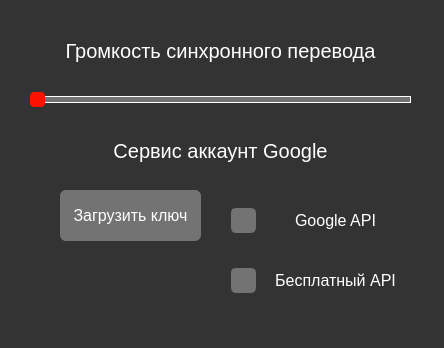
<?xml version="1.0" encoding="UTF-8"?>
<ui version="4.0">
 <class>SettingsWindow</class>
 <widget class="QDialog" name="SettingsWindow">
  <property name="geometry">
   <rect>
    <x>0</x>
    <y>0</y>
    <width>444</width>
    <height>348</height>
   </rect>
  </property>
  <property name="windowTitle">
   <string>Настройки</string>
  </property>
  <property name="styleSheet">
   <string notr="true">background-color: #333333;</string>
  </property>
  <widget class="QLabel" name="label_2">
   <property name="geometry">
    <rect>
     <x>40</x>
     <y>20</y>
     <width>361</width>
     <height>61</height>
    </rect>
   </property>
   <property name="styleSheet">
    <string notr="true">background-color: #333333;
color: #ffffff;
font-size: 20px;</string>
   </property>
   <property name="text">
    <string>Громкость синхронного перевода</string>
   </property>
   <property name="alignment">
    <set>Qt::AlignCenter</set>
   </property>
  </widget>
  <widget class="QSlider" name="transslider">
   <property name="geometry">
    <rect>
     <x>30</x>
     <y>90</y>
     <width>381</width>
     <height>20</height>
    </rect>
   </property>
   <property name="styleSheet">
    <string notr="true">QSlider {
min-height: 20px;
max-height: 20px;
}
QSlider::handle:horizontal {
  background-color: #ff1100;
  border-radius: 4px;
}
QSlider::add-page:horizontal {
  border: 1px solid #ffffff;
  background-color: #737373;
}
QSlider::sub-page:horizontal {
  border: 1px solid #ffffff;
  background-color: #cc0818;
}
</string>
   </property>
   <property name="orientation">
    <enum>Qt::Horizontal</enum>
   </property>
  </widget>
  <widget class="QLabel" name="label_3">
   <property name="geometry">
    <rect>
     <x>40</x>
     <y>130</y>
     <width>361</width>
     <height>41</height>
    </rect>
   </property>
   <property name="styleSheet">
    <string notr="true">background-color: #333333;
color: #ffffff;
font-size: 20px;</string>
   </property>
   <property name="text">
    <string>Сервис аккаунт Google</string>
   </property>
   <property name="alignment">
    <set>Qt::AlignCenter</set>
   </property>
  </widget>
  <widget class="QPushButton" name="serviceaccbutt">
   <property name="geometry">
    <rect>
     <x>60</x>
     <y>190</y>
     <width>141</width>
     <height>51</height>
    </rect>
   </property>
   <property name="palette">
    <palette>
     <active>
      <colorrole role="WindowText">
       <brush brushstyle="SolidPattern">
        <color alpha="255">
         <red>255</red>
         <green>255</green>
         <blue>255</blue>
        </color>
       </brush>
      </colorrole>
      <colorrole role="Button">
       <brush brushstyle="SolidPattern">
        <color alpha="255">
         <red>115</red>
         <green>115</green>
         <blue>115</blue>
        </color>
       </brush>
      </colorrole>
      <colorrole role="Text">
       <brush brushstyle="SolidPattern">
        <color alpha="255">
         <red>255</red>
         <green>255</green>
         <blue>255</blue>
        </color>
       </brush>
      </colorrole>
      <colorrole role="ButtonText">
       <brush brushstyle="SolidPattern">
        <color alpha="255">
         <red>255</red>
         <green>255</green>
         <blue>255</blue>
        </color>
       </brush>
      </colorrole>
      <colorrole role="Base">
       <brush brushstyle="SolidPattern">
        <color alpha="255">
         <red>115</red>
         <green>115</green>
         <blue>115</blue>
        </color>
       </brush>
      </colorrole>
      <colorrole role="Window">
       <brush brushstyle="SolidPattern">
        <color alpha="255">
         <red>115</red>
         <green>115</green>
         <blue>115</blue>
        </color>
       </brush>
      </colorrole>
      <colorrole role="PlaceholderText">
       <brush brushstyle="SolidPattern">
        <color alpha="255">
         <red>255</red>
         <green>255</green>
         <blue>255</blue>
        </color>
       </brush>
      </colorrole>
     </active>
     <inactive>
      <colorrole role="WindowText">
       <brush brushstyle="SolidPattern">
        <color alpha="255">
         <red>255</red>
         <green>255</green>
         <blue>255</blue>
        </color>
       </brush>
      </colorrole>
      <colorrole role="Button">
       <brush brushstyle="SolidPattern">
        <color alpha="255">
         <red>115</red>
         <green>115</green>
         <blue>115</blue>
        </color>
       </brush>
      </colorrole>
      <colorrole role="Text">
       <brush brushstyle="SolidPattern">
        <color alpha="255">
         <red>255</red>
         <green>255</green>
         <blue>255</blue>
        </color>
       </brush>
      </colorrole>
      <colorrole role="ButtonText">
       <brush brushstyle="SolidPattern">
        <color alpha="255">
         <red>255</red>
         <green>255</green>
         <blue>255</blue>
        </color>
       </brush>
      </colorrole>
      <colorrole role="Base">
       <brush brushstyle="SolidPattern">
        <color alpha="255">
         <red>115</red>
         <green>115</green>
         <blue>115</blue>
        </color>
       </brush>
      </colorrole>
      <colorrole role="Window">
       <brush brushstyle="SolidPattern">
        <color alpha="255">
         <red>115</red>
         <green>115</green>
         <blue>115</blue>
        </color>
       </brush>
      </colorrole>
      <colorrole role="PlaceholderText">
       <brush brushstyle="SolidPattern">
        <color alpha="255">
         <red>255</red>
         <green>255</green>
         <blue>255</blue>
        </color>
       </brush>
      </colorrole>
     </inactive>
     <disabled>
      <colorrole role="WindowText">
       <brush brushstyle="SolidPattern">
        <color alpha="255">
         <red>255</red>
         <green>255</green>
         <blue>255</blue>
        </color>
       </brush>
      </colorrole>
      <colorrole role="Button">
       <brush brushstyle="SolidPattern">
        <color alpha="255">
         <red>115</red>
         <green>115</green>
         <blue>115</blue>
        </color>
       </brush>
      </colorrole>
      <colorrole role="Text">
       <brush brushstyle="SolidPattern">
        <color alpha="255">
         <red>255</red>
         <green>255</green>
         <blue>255</blue>
        </color>
       </brush>
      </colorrole>
      <colorrole role="ButtonText">
       <brush brushstyle="SolidPattern">
        <color alpha="255">
         <red>255</red>
         <green>255</green>
         <blue>255</blue>
        </color>
       </brush>
      </colorrole>
      <colorrole role="Base">
       <brush brushstyle="SolidPattern">
        <color alpha="255">
         <red>115</red>
         <green>115</green>
         <blue>115</blue>
        </color>
       </brush>
      </colorrole>
      <colorrole role="Window">
       <brush brushstyle="SolidPattern">
        <color alpha="255">
         <red>115</red>
         <green>115</green>
         <blue>115</blue>
        </color>
       </brush>
      </colorrole>
      <colorrole role="PlaceholderText">
       <brush brushstyle="SolidPattern">
        <color alpha="255">
         <red>255</red>
         <green>255</green>
         <blue>255</blue>
        </color>
       </brush>
      </colorrole>
     </disabled>
    </palette>
   </property>
   <property name="styleSheet">
    <string notr="true">QPushButton {
  font-family: Arial;
  font-size: 16px;  
  border-radius: 6px;
  color: rgb(255, 255, 255);
  background-color: rgb(115, 115, 115);
}
QPushButton:pressed {
background-color: #383838;
}</string>
   </property>
   <property name="text">
    <string>Загрузить ключ</string>
   </property>
  </widget>
  <widget class="QCheckBox" name="checkBox">
   <property name="geometry">
    <rect>
     <x>230</x>
     <y>200</y>
     <width>31</width>
     <height>41</height>
    </rect>
   </property>
   <property name="styleSheet">
    <string notr="true">QCheckBox::indicator {
    width: 25px;
    height: 25px;
    background-color: rgb(115, 115, 115);
    border-radius: 6px;
    border-style: solid;
    border-width: 1px;
    border-color: #333333;
}
QCheckBox::indicator:checked {
    background-color: lime;
}</string>
   </property>
   <property name="text">
    <string/>
   </property>
  </widget>
  <widget class="QLabel" name="label_4">
   <property name="geometry">
    <rect>
     <x>270</x>
     <y>190</y>
     <width>131</width>
     <height>61</height>
    </rect>
   </property>
   <property name="styleSheet">
    <string notr="true">background-color: #333333;
color: #ffffff;
font-size: 16px;</string>
   </property>
   <property name="text">
    <string>Google API</string>
   </property>
   <property name="alignment">
    <set>Qt::AlignCenter</set>
   </property>
   <property name="wordWrap">
    <bool>true</bool>
   </property>
  </widget>
  <widget class="QCheckBox" name="checkBox_2">
   <property name="geometry">
    <rect>
     <x>230</x>
     <y>260</y>
     <width>31</width>
     <height>41</height>
    </rect>
   </property>
   <property name="styleSheet">
    <string notr="true">QCheckBox::indicator {
    width: 25px;
    height: 25px;
    background-color: rgb(115, 115, 115);
    border-radius: 6px;
    border-style: solid;
    border-width: 1px;
    border-color: #333333;
}
QCheckBox::indicator:checked {
    background-color: lime;
}</string>
   </property>
   <property name="text">
    <string/>
   </property>
  </widget>
  <widget class="QLabel" name="label_5">
   <property name="geometry">
    <rect>
     <x>270</x>
     <y>250</y>
     <width>131</width>
     <height>61</height>
    </rect>
   </property>
   <property name="styleSheet">
    <string notr="true">background-color: #333333;
color: #ffffff;
font-size: 16px;</string>
   </property>
   <property name="text">
    <string>Бесплатный API</string>
   </property>
   <property name="alignment">
    <set>Qt::AlignCenter</set>
   </property>
   <property name="wordWrap">
    <bool>true</bool>
   </property>
  </widget>
 </widget>
 <resources/>
 <connections/>
</ui>
